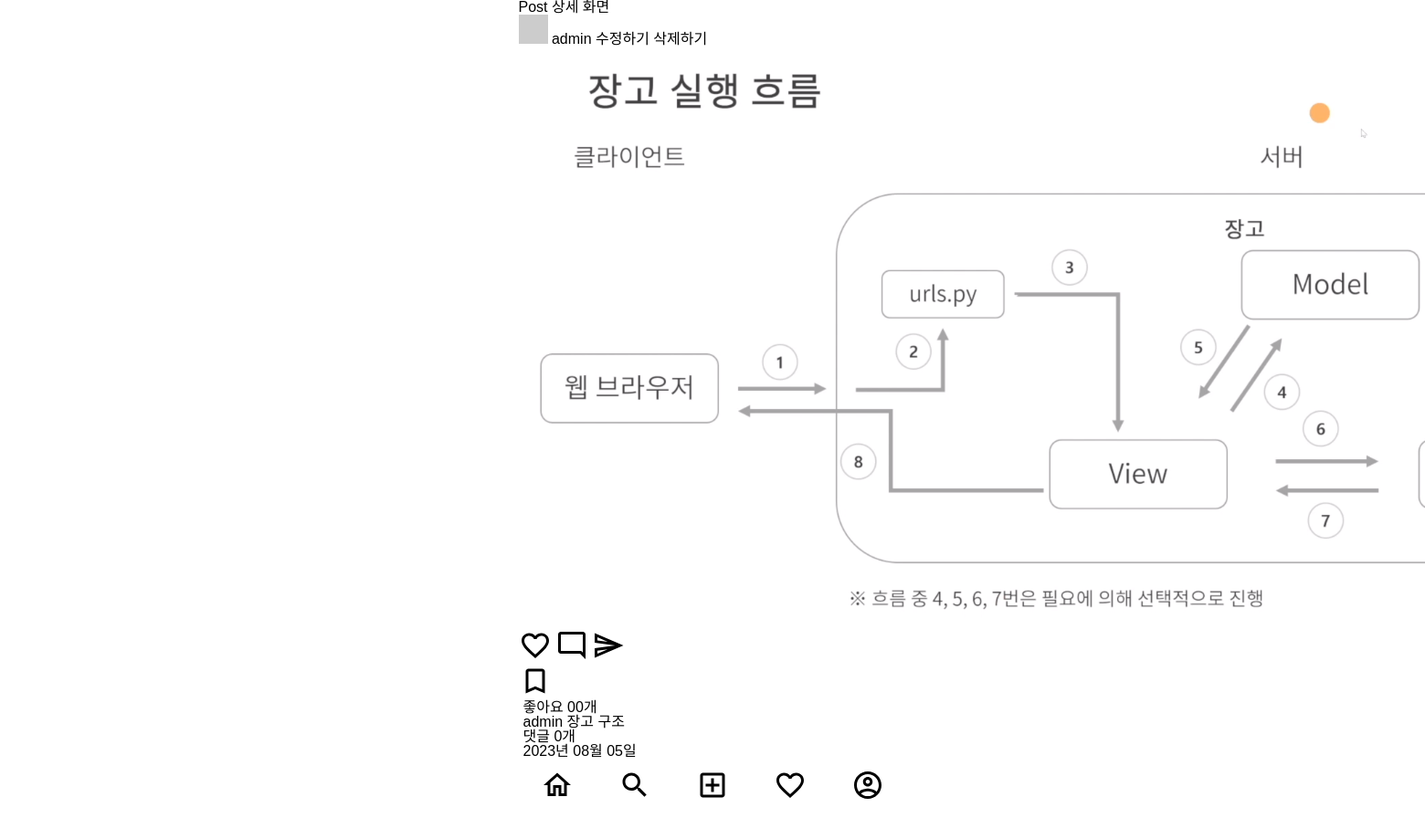
/posts/17/ (signed in), run on the app's committed database.
### posts/models.py (models this page shows)
class Post(models.Model):
    image = models.ImageField(verbose_name='이미지',null=True, blank=True)
    content = models.TextField(verbose_name='내용')
    created_at = models.DateTimeField(verbose_name='작성일',auto_now_add=True)
    view_count = models.IntegerField(verbose_name='조회수',default=0)
    writer = models.ForeignKey(to=User, on_delete=models.CASCADE, null=True, blank=True)

### posts/views.py (the view)
# urls.py: path('<int:id>/', post_detail_view, name = 'post-detail'),
def post_detail_view(request, id):
    try:
        post = Post.objects.get(id = id)
    except Post.DoesNotExist:
        return redirect('index')
    context = {
        'post' : post,
    }
    return render(request, 'posts/post_detail.html', context)

### templates/posts/post_detail.html (shortened to what this page needs)
{% extends 'base.html' %}
{% block content %}
<h1>Post 상세 화면</h1>
{% include 'mixin/posts/post_card.html' with detail=True %}
{% endblock %}

### templates/mixin/posts/post_card.html (shortened to what this page needs)
{% load static %}
<div class = "card">
    <div class = "card_header">
        <img src="http://via.placeholder.com/32x32" alt="프로필이미지">
        <a href="">
            <span class = "card_user-name">{{ post.writer }}</span>
        </a>
        {% if request.user == post.writer %}
            <a href="{% url 'posts:post-update' post.id %}">수정하기</a>
            <a href="{% url 'posts:post-delete' post.id %}">삭제하기</a>
        {% endif %}
    </div>
    <div class = "card_body">
        <div>
            {% if post.image %}
                <img class = "card_image" src="{{ post.image.url }}" alt="card_img">
            {% else %}
                <img class = "card_image" src="http://via.placeholder.com/600x600" alt="card_img">
            {% endif %}
        </div>
        <div class = 'card_btn-group'>
            <div>
                <img class = 'card_btn' src="{% static 'icons/favorite_outlined_black_36dp.svg' %}" alt="좋아요">
                <img class = 'card_btn' src="{% static 'icons/mode_comment_outlined_black_36dp.svg' %}" alt="댓글">
                <img class = 'card_btn' src="{% static 'icons/send_outlined_black_36dp.svg' %}" alt="공유">
            </div>
            <div>
                <img class = 'card_btn' src="{% static 'icons/bookmark_outlined_black_36dp.svg' %}" alt="즐겨찾기">
            </div>
        </div>
        <div class = "card_content">
            <span class = "card_like-num">좋아요 00개</span>
            <div class = "card_main-text">
                <p>
                    <span class="card_user-name">{{ post.writer }}</span>
                    {% if not detail %}
                        {{post.content|truncatechars:35}}
                    {% else %}
                        {{ post.content }}
                    {% endif %}
                </p>
            </div>
            <div>
                <p>댓글 {{ post.comment_set.all.count }}개
                </p>
                <p class = "card_created_date">{{ post.created_at|date:"Y년 m월 d일" }}</p>
            </div>
        </div>
    </div>
</div>

### static/css/index.css (style rules this page uses)
.container { display: flex; flex-direction: column; max-width: 425px; }
body { font-family: 'Noto Sans KR', sans-serif; margin: 0 auto 60px auto; }
.card_content { display: flex; flex-direction: column; padding: 0 5px; }

### data on the page
Post: writer "admin", image (picture), content "장고 구조", comment_set.all.count "0", created_at "2023년 08월 05일"
